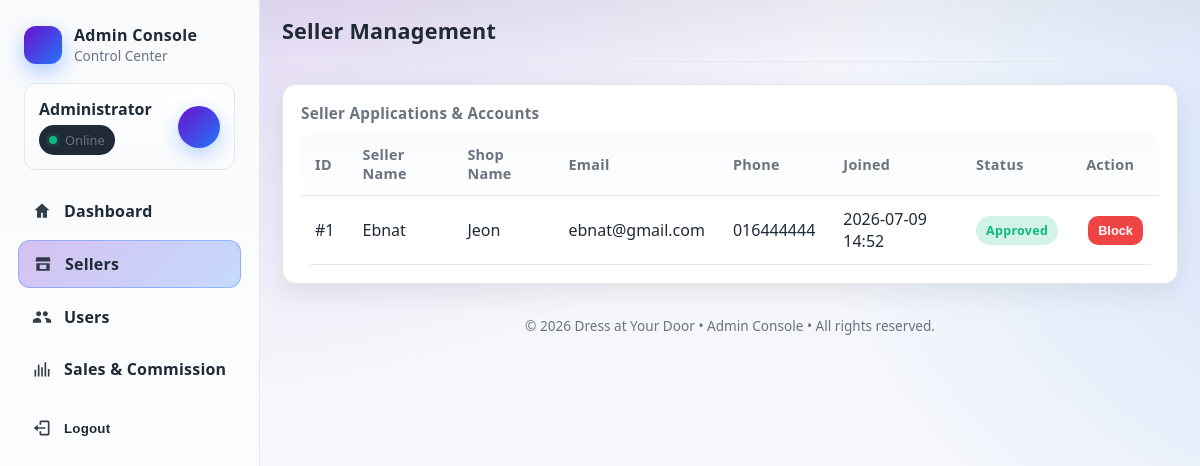
/sellers.php (signed in), run on the app's committed database.
### tables this page shows
CREATE TABLE `sellers` (
  `id` int(11) NOT NULL,
  `name` varchar(100) NOT NULL,
  `shop_name` varchar(150) NOT NULL,
  `email` varchar(150) NOT NULL,
  `phone` varchar(30) NOT NULL,
  `password` varchar(255) NOT NULL,
  `status` enum('pending','approved','rejected') NOT NULL DEFAULT 'pending',
  `created_at` timestamp NOT NULL DEFAULT current_timestamp()
);

### sellers.php (the view, shortened to what this page needs)
<?php
require_once __DIR__ . '/db.php';
if (!function_exists('e')) {
    function e(string $value): string
    {
        return htmlspecialchars($value, ENT_QUOTES, 'UTF-8');
    }
}
$csrf = $_SESSION['csrf'];
$stmt = $conn->prepare("
    SELECT
        id,
        name,
        shop_name,
        email,
        phone,
        status,
        created_at
    FROM sellers
    ORDER BY
        CASE status
            WHEN 'pending' THEN 1
            WHEN 'approved' THEN 2
            WHEN 'rejected' THEN 3
            ELSE 4
        END,
        created_at DESC
");
$stmt->execute();
$result = $stmt->get_result();
$sellers = $result
    ? $result->fetch_all(MYSQLI_ASSOC)
    : [];
?>
<div class="grid">
    <div
        class="card col-12"
        role="region"
        aria-label="Seller list">
        <h3>Seller Applications & Accounts</h3>
        <div class="table-wrap">
            <table
                class="table"
                aria-label="Seller list table">
                <thead>
                    <tr>
                        <th>ID</th>
                        <th>Seller Name</th>
                        <th>Shop Name</th>
                        <th>Email</th>
                        <th>Phone</th>
                        <th>Joined</th>
                        <th>Status</th>
                        <th>Action</th>
                    </tr>
                </thead>
                <tbody>
                    <?php if (!$sellers): ?>
                        <tr>
                            <td
                                colspan="8"
                                style="
                                color:var(--muted);
                                text-align:center;
                            ">
                                No sellers found.
                            </td>
                        </tr>
                    <?php else: ?>
                        <?php foreach ($sellers as $seller): ?>
                            <?php
                            $sellerId =
                                (int) $seller['id'];
                            $status =
                                strtolower(
                                    (string) $seller['status']
                                );
                            $badgeClass = 'badge';
                            if ($status === 'approved') {
                                $badgeClass =
                                    'badge badge--ok';
                            } elseif ($status === 'pending') {
                                $badgeClass =
                                    'badge badge--warn';
                            } elseif ($status === 'rejected') {
                                $badgeClass =
                                    'badge badge--danger';
                            }
                            $joined = !empty($seller['created_at'])
                                ? date(
                                    'Y-m-d H:i',
                                    strtotime(
                                        (string)
                                        $seller['created_at']
                                    )
                                )
                                : '—';
                            ?>
                            <tr>
                                <td>
                                    #<?= $sellerId ?>
                                </td>
                                <td>
                                    <?= e(
                                        (string)
                                        $seller['name']
                                    ) ?>
                                </td>
                                <td>
                                    <?= e(
                                        (string)
                                        $seller['shop_name']
                                    ) ?>
                                </td>
                                <td>
                                    <?= e(
                                        (string)
                                        $seller['email']
                                    ) ?>
                                </td>
                                <td>
                                    <?= e(
                                        (string)
                                        $seller['phone']
                                    ) ?>
                                </td>
                                <td>
                                    <?= e($joined) ?>
                                </td>
                                <td>
                                    <span
                                        class="<?= $badgeClass ?>">
                                        <?= e(
                                            ucfirst($status)
                                        ) ?>
                                    </span>
                                </td>
                                <td>
                                    <?php if ($status === 'pending'): ?>
                                        <form
                                            action="update_seller_status.php"
                                            method="post"
                                            style="
                                            display:inline-block;
                                            margin:2px;
                                        ">
                                            <input
                                                type="hidden"
                                                name="csrf"
                                                value="<?= e($csrf) ?>">
                                            <input
                                                type="hidden"
                                                name="seller_id"
                                                value="<?= $sellerId ?>">
                                            <input
                                                type="hidden"
                                                name="status"
                                                value="approved">
                                            <button
                                                type="submit"
                                                class="btn btn--ok"
                                                style="
                                                padding:7px 10px;
                                                font-size:.8rem;
                                            ">
                                                Approve
                                            </button>
                                        </form>
                                        <form
                                            action="update_seller_status.php"
                                            method="post"
                                            style="
                                            display:inline-block;
                                            margin:2px;
                                        ">
                                            <input
                                                type="hidden"
                                                name="csrf"
                                                value="<?= e($csrf) ?>">
                                            <input
                                                type="hidden"
                                                name="seller_id"
                                                value="<?= $sellerId ?>">
                                            <input
                                                type="hidden"
                                                name="status"
                                                value="rejected">
                                            <button
                                                type="submit"
                                                class="btn btn--danger"
                                                style="
                                                padding:7px 10px;
                                                font-size:.8rem;
                                            ">
                                                Reject
                                            </button>
                                        </form>
                                    <?php elseif ($status === 'approved'): ?>
                                        <form
                                            action="update_seller_status.php"
                                            method="post"
                                            style="
                                            display:inline-block;
                                            margin:2px;
                                        ">
                                            <button
                                                type="submit"
                                                class="btn btn--danger"
                                                style="
                                                padding:7px 10px;
                                                font-size:.8rem;
                                            ">
                                                Block
                                            </button>
                                        </form>
                                    <?php endif; ?>
                                </td>
                            </tr>
                        <?php endforeach; ?>
                    <?php endif; ?>
                </tbody>
            </table>
        </div>
    </div>
</div>
<?php
include __DIR__ . '/layout.php';

### layout.php (style rules this page uses)
:root { --bg: #0f172a; --panel: #111827; --panel-2: #0b1220; --text: #e5e7eb; --muted: #9ca3af; --brand: #6a11cb; --brand-2: #2575fc; --border: #1f2937; --ok: #10b981; --warn: #f59e0b; --danger: #ef4444; --radius: 14px; --shadow: 0 10px 30px rgba(0, 0, 0, .35); }
@media (prefers-color-scheme: light) { :root { --bg: #f5f7fb; --panel: #ffffff; --panel-2: #f8fafc; --text: #1f2937; --muted: #6b7280; --border: #e5e7eb; --shadow: 0 10px 30px rgba(0, 0, 0, .08); } }
* { box-sizing: border-box; }
html, body { height: 100%; margin: 0; font-family: ui-sans-serif, system-ui, -apple-system, Segoe UI, Roboto, Arial; background: radial-gradient(1200px 800px at 10% -20%, rgba(106, 17, 203, .18), transparent 70%), radial-gradient(900px 700px at 120% 20%, rgba(37, 117, 252, .18), transparent 70%), var(--bg); color: var(--text); }
.btn { border: 1px solid var(--border); background: var(--panel); color: var(--text); padding: 10px 14px; border-radius: 10px; font-weight: 600; cursor: pointer; transition: transform .12s, background .2s, box-shadow .2s; text-decoration: none; display: inline-flex; align-items: center; gap: 8px; }
.btn--danger { border: none; background: var(--danger); color: #ffffff; }
.card { background: var(--panel); border: 1px solid var(--border); border-radius: var(--radius); padding: 18px; box-shadow: var(--shadow); }
.card h3 { margin: 0 0 10px; font-size: .95rem; color: var(--muted); font-weight: 700; letter-spacing: .3px; }
.grid { display: grid; grid-template-columns: repeat(12, 1fr); gap: 18px; }
.col-12 { grid-column: span 12; }
.table { width: 100%; border-collapse: collapse; overflow: hidden; border-radius: 12px; }
.table th, .table td { padding: 12px 14px; text-align: left; border-bottom: 1px solid var(--border); }
.table th { font-size: .9rem; color: var(--muted); font-weight: 800; letter-spacing: .3px; background: linear-gradient(180deg, var(--panel-2), var(--panel)); }
.badge { display: inline-block; padding: 6px 10px; border-radius: 999px; font-size: .78rem; font-weight: 800; letter-spacing: .3px; background: rgba(106, 17, 203, .14); color: var(--brand-2); }
.badge--ok { background: rgba(16, 185, 129, .18); color: var(--ok); }
.table-wrap { width: 100%; overflow-x: auto; }

### data on the page
sellers: id "1", name "Ebnat", shop_name "Jeon", email "ebnat@gmail.com", phone "016444444", created_at "2026-07-09 14:52", status "Approved"

### other printed values
$adminName "Administrator"
$pageTitle "Seller Management"
